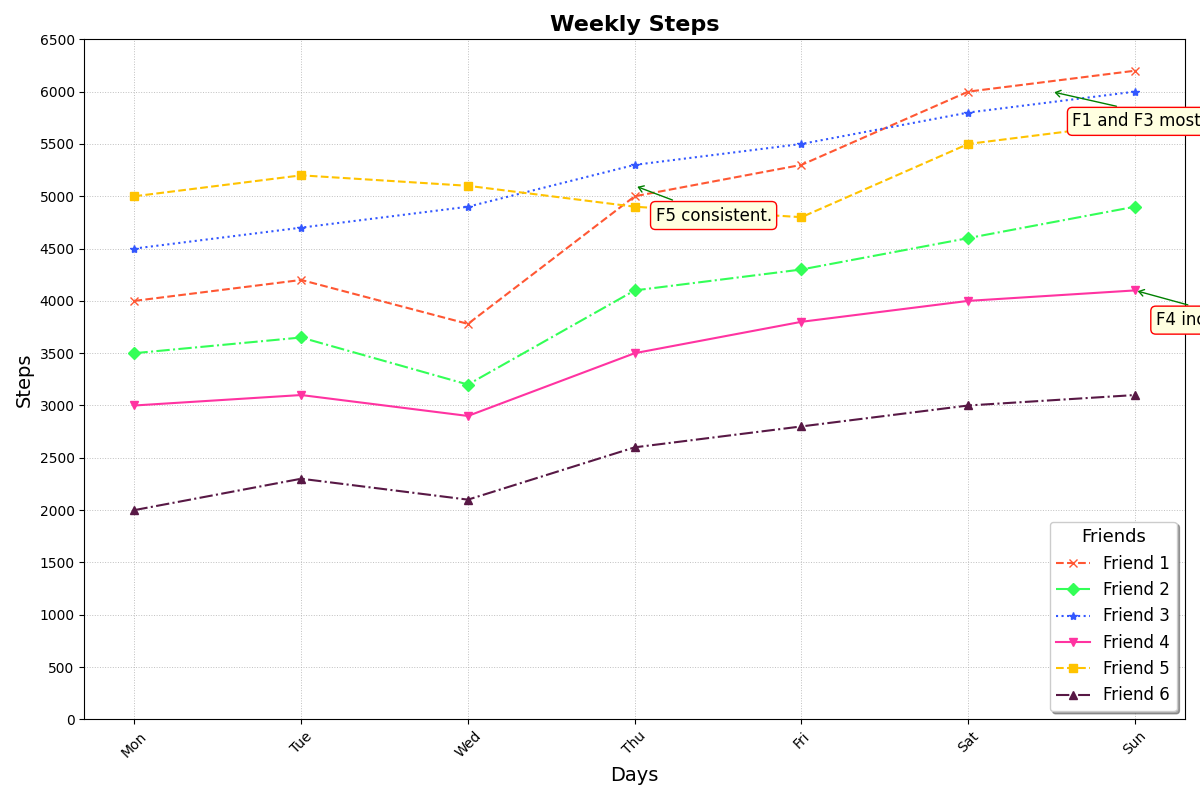

Here is the Python script that generated this plot:
import matplotlib.pyplot as plt
import numpy as np

days = ["Mon", "Tue", "Wed", "Thu", "Fri", "Sat", "Sun"]

steps_friend_1 = [4000, 4200, 3780, 5000, 5300, 6000, 6200]
steps_friend_2 = [3500, 3650, 3200, 4100, 4300, 4600, 4900]
steps_friend_3 = [4500, 4700, 4900, 5300, 5500, 5800, 6000]
steps_friend_4 = [3000, 3100, 2900, 3500, 3800, 4000, 4100]
steps_friend_5 = [5000, 5200, 5100, 4900, 4800, 5500, 5700]
steps_friend_6 = [2000, 2300, 2100, 2600, 2800, 3000, 3100]

steps_data = np.array([steps_friend_1, steps_friend_2, steps_friend_3, steps_friend_4, steps_friend_5, steps_friend_6])

fig, ax = plt.subplots(figsize=(12, 8))

# Adjusted colors and markers
new_colors = ['#FF5733', '#33FF57', '#3357FF', '#FF33A1', '#FFC300', '#581845']
markers = ['x', 'D', '*', 'v', 's', '^']
linestyles = ['--', '-.', ':', '-', '--', '-.']

for i, steps in enumerate(steps_data):
    ax.plot(days, steps, marker=markers[i], linestyle=linestyles[i], color=new_colors[i], label=f'Friend {i + 1}')

ax.set_title("Weekly Steps", fontsize=16, fontweight='bold')
ax.set_xlabel("Days", fontsize=14)
ax.set_ylabel("Steps", fontsize=14)

# Updated legend position
ax.legend(title="Friends", loc='lower right', fontsize=12, title_fontsize='13', shadow=True)

# Modified grid style
ax.grid(True, linestyle=':', linewidth=0.7, alpha=0.8)

ax.set_xticks(days)
ax.set_yticks(range(0, 7000, 500))
plt.xticks(rotation=45)

plt.tight_layout()

# Annotation with altered arrow properties
annotations = [
    ("F1 and F3 most active Sat.", 5.5, 6000),
    ("F4 increased activity.", 6, 4100),
    ("F5 consistent.", 3, 5100)
]
for text, x, y in annotations:
    ax.annotate(text, (x, y), xytext=(15, -25), textcoords='offset points',
                arrowprops=dict(arrowstyle="->, head_length=0.3", color='green'), fontsize=12, bbox=dict(boxstyle="round,pad=0.3", edgecolor="red", facecolor="lightyellow"))

plt.show()
